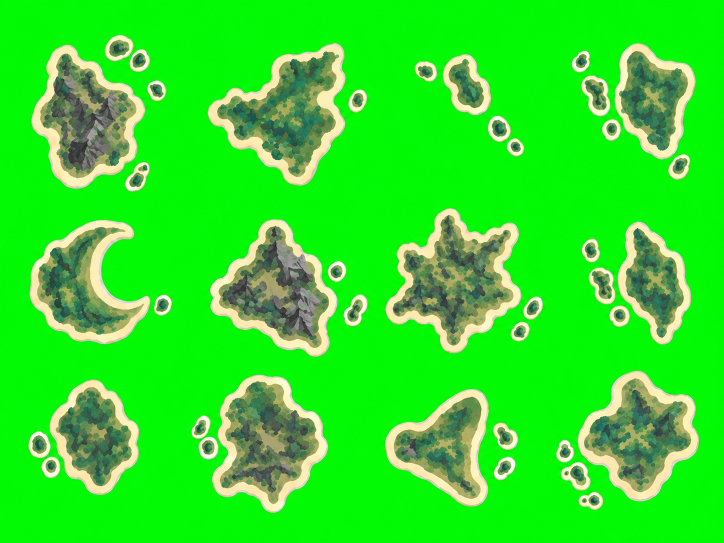
#> input picture tool/island_assets/sources/conquest_isles_ally.png, 1448 x 1086 px (shown at 1/2 size); its folder holds 3 pictures in this run
$ python extract_islands.py
#> lines starting #> are read from the running program, lines starting #| are printed output that depends on the picture; after the words box and inside, x2 and y2 are one past the last pixel; in counts of white or black regions, pixels touching at a corner belong together
#!/usr/bin/env python3
"""Reproduce the 36 island PNGs and review sheets from user-supplied originals."""
import hashlib
import json
from pathlib import Path

import numpy as np
from PIL import Image, ImageDraw
from scipy import ndimage, signal

HERE = Path(__file__).resolve().parent
ROOT = HERE.parents[1]
FACTIONS = ('ally', 'enemy', 'neutral')
XB = (0, 360, 750, 1105, 1448)
YB = (0, 400, 730, 1086)
HASHES = {
    'ally': 'd9368f60b6a29ca850e40ba63f250b7d88b7e04968abadc24b44cce5bb95438f',
    'enemy': '80f7f492c36611cef1a6f666b3497ed932d37a4dce61ce4b1ca2803ad0adde42',
    'neutral': 'e0c5363f8ceca3935338630aac8137bbd41efb297873b6e3cc1fadb5cc7b08ab',
}


def remove_background(image):
    rgb = np.asarray(image.convert('RGB')).astype(np.float64)
    r, g, b = rgb.transpose(2, 0, 1)
    # Only the high-chroma green connected to the crop perimeter is keyed out.
    candidate = (g > 150) & (g - r > 30) & (g - b > 50)
    seeds = np.zeros(candidate.shape, dtype=bool)
    seeds[0] = candidate[0]
    seeds[-1] = candidate[-1]
    seeds[:, 0] = candidate[:, 0]
    seeds[:, -1] = candidate[:, -1]
    background = ndimage.binary_propagation(seeds, mask=candidate)
    foreground = ~background
    assert not (foreground[0].any() or foreground[-1].any()
                or foreground[:, 0].any() or foreground[:, -1].any()), 'Crop cuts an island'
    inside_distance = ndimage.distance_transform_edt(foreground)
    outside_distance = ndimage.distance_transform_edt(background)
    core = inside_distance > 3
    # Estimate the unpolluted shore from its nearest interior pixel. Unmix only
    # a 3px edge band; forest/interior RGB values remain byte-for-byte intact.
    _, nearest = ndimage.distance_transform_edt(~core, return_indices=True)
    shore = rgb[tuple(nearest)]
    key = np.median(rgb[background & (outside_distance > 6)], axis=0)
    direction = shore - key
    alpha = np.clip(np.sum((rgb - key) * direction, axis=2)
                    / np.maximum(np.sum(direction * direction, axis=2), 1), 0, 1)
    band = (inside_distance <= 3) & (outside_distance <= 3)
    alpha = np.where(band, alpha, foreground.astype(float))
    alpha[alpha < 2 / 255] = 0
    # Project the edge onto the estimated shore/key mixture. Extending the
    # nearest clean shore color avoids amplifying compression noise into a
    # magenta fringe when alpha is small. Alpha retains the original contour.
    output_rgb = np.where(band[..., None], shore, rgb)
    output_rgb[alpha == 0] = 0
    rgba = np.dstack((np.rint(output_rgb), np.rint(alpha * 255))).astype(np.uint8)
    return Image.fromarray(rgba), key.tolist()


def translation(reference, moving):
    a = np.asarray(reference)[..., 3] >= 128
    b = np.asarray(moving)[..., 3] >= 128
    correlation = signal.fftconvolve(a.astype(float), b[::-1, ::-1].astype(float), mode='full')
    cy, cx = np.array(b.shape) - 1
    # Only rigid integer translations, never individual resizing or deformation.
    options = [(round(correlation[cy + dy, cx + dx]), -(dx * dx + dy * dy), dx, dy)
               for dy in range(-8, 9) for dx in range(-8, 9)]
    overlap, _, dx, dy = max(options)
    iou = overlap / (a.sum() + b.sum() - overlap)
    assert abs(dx) < 8 and abs(dy) < 8, 'Alignment requires manual inspection'
    return (dx, dy), round(float(iou), 5)


def backdrop(size, kind):
    colors = {'sea': '#163b4c', 'white': '#ffffff', 'dark': '#111722', 'checker': '#dddddd'}
    canvas = Image.new('RGB', size, colors[kind])
    if kind == 'checker':
        draw = ImageDraw.Draw(canvas)
        for y in range(0, size[1], 12):
            for x in range(0, size[0], 12):
                if (x // 12 + y // 12) % 2:
                    draw.rectangle((x, y, x + 11, y + 11), fill='#aaaaaa')
    return canvas


def review_sheets(outputs):
    folder = HERE / 'review'
    folder.mkdir(exist_ok=True)
    for kind in ('sea', 'white', 'dark', 'checker'):
        sheet = backdrop((1440, 1050), kind)
        draw = ImageDraw.Draw(sheet)
        text_color = '#17212b' if kind in ('white', 'checker') else '#ffffff'
        for index in range(12):
            x, y = (index % 4) * 360, (index // 4) * 350
            draw.text((x + 12, y + 12), f'ISLAND {index + 1:02d}', fill=text_color)
            for column, faction in enumerate(FACTIONS):
                island = outputs[index][faction]
                large = island.resize((116, 116), Image.Resampling.LANCZOS)
                sheet.paste(large, (x + column * 120 + 2, y + 55), large)
                draw.text((x + column * 120 + 10, y + 180), faction.upper(), fill=text_color)
                small = island.resize((50, 50), Image.Resampling.LANCZOS)
                sheet.paste(small, (x + column * 120 + 35, y + 220), small)
            draw.text((x + 12, y + 300), 'Top: 116px  /  Bottom: 50px', fill=text_color)
        sheet.save(folder / f'contact-{kind}.png')
    # RGB silhouettes share the same canvas: white means all three overlap.
    overlay = backdrop((1440, 1080), 'dark')
    draw = ImageDraw.Draw(overlay)
    for index, variants in enumerate(outputs):
        alpha = np.stack([np.asarray(variants[f])[..., 3] for f in FACTIONS], axis=-1)
        sample = Image.fromarray(alpha).resize((300, 300), Image.Resampling.NEAREST)
        x, y = index % 4 * 360 + 30, index // 4 * 360 + 35
        overlay.paste(sample, (x, y))
        draw.text((x, y - 22), f'{index+1:02d}  R:ALLY G:ENEMY B:NEUTRAL', fill='white')
    overlay.save(folder / 'alignment-overlay.png')


def main():
    sources = {}
    for faction in FACTIONS:
        source = HERE / 'sources' / f'conquest_isles_{faction}.png'
        assert hashlib.sha256(source.read_bytes()).hexdigest() == HASHES[faction], source
        sources[faction] = Image.open(source).convert('RGB')
        assert sources[faction].size == (1448, 1086), 'Unexpected source resolution'
        (ROOT / 'assets' / 'islands' / faction).mkdir(parents=True, exist_ok=True)
#> pass 2 of the loop in main, `for faction in FACTIONS:`:
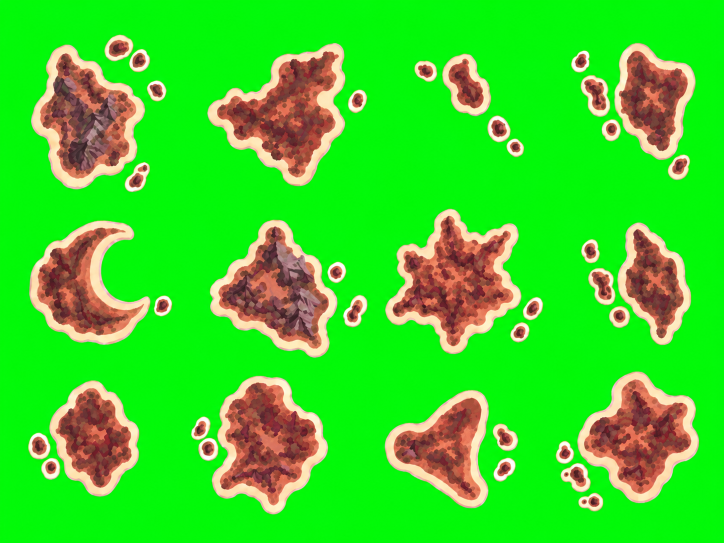
#> input picture tool/island_assets/sources/conquest_isles_enemy.png, 1448 x 1086 px (shown at 1/2 size)
#> pass 3 of the loop in main, `for faction in FACTIONS:`:
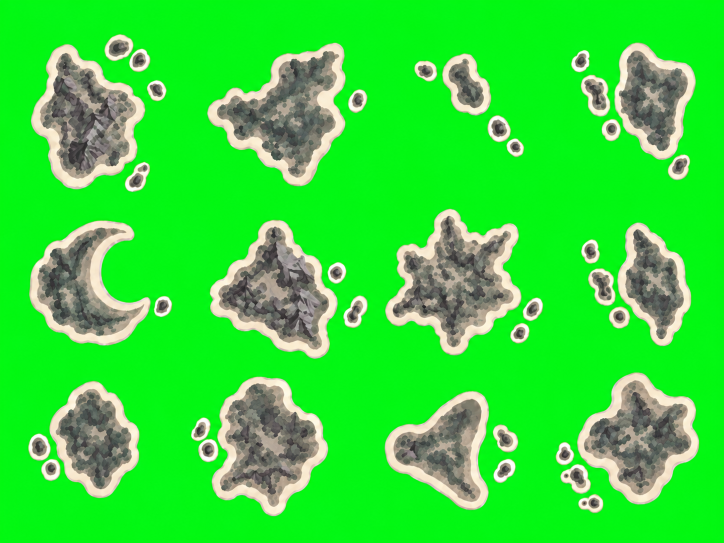
#> input picture tool/island_assets/sources/conquest_isles_neutral.png, 1448 x 1086 px (shown at 1/2 size)
    plan = {'source': 'User supplied on 2026-09-13 from Desktop/isles; supersedes Issue #63 hashes',
            'sha256': HASHES, 'source_size': [1448, 1086], 'x_boundaries': XB,
            'y_boundaries': YB, 'padding_min_px': 4, 'scale': 1, 'layouts': []}
    outputs = []
    for index in range(12):
        row, col = divmod(index, 4)
        box = (XB[col], YB[row], XB[col+1], YB[row+1])
        cropped, keys = {}, {}
        for faction in FACTIONS:
            cropped[faction], keys[faction] = remove_background(sources[faction].crop(box))
#> this loop made 3 passes
#> key in remove_background on passes 1 to 3: [2, 250, 4], [2, 249, 8], [2, 248, 19]
#> after the loop, cropped = 3 items; keys = {'ally': [2, 250, 4], 'enemy': [2, 249, 8], 'neutral': [2, 248, 19]}
        shifts = {'ally': (0, 0)}
        scores = {'ally': 1.0}
        for faction in FACTIONS[1:]:
            shifts[faction], scores[faction] = translation(cropped['ally'], cropped[faction])
#> this loop made 2 passes
#> (overlap in translation, dx in translation, dy in translation, iou in translation) on passes 1 to 2: (48457, 0, 0, 0.988), (48464, 0, 0, 0.984)
#> pass 1, in translation, `a = np.asarray(reference)[..., 3] >= 128`:
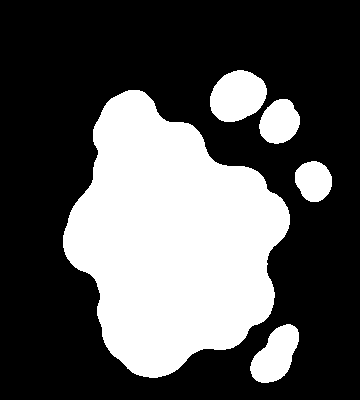
#> a: shape (400, 360) bool; 33.7% white; 5 white regions, box (x1, y1, x2, y2) and area: (63, 90, 290, 378) 41950, (210, 70, 267, 122) 2238, (250, 324, 299, 383) 1824, (259, 99, 300, 144) 1379, (295, 161, 332, 202) 1169
#> pass 1, in translation, `correlation = signal.fftconvolve(a.astype(float), b[::-1, ::-1].astype..`:
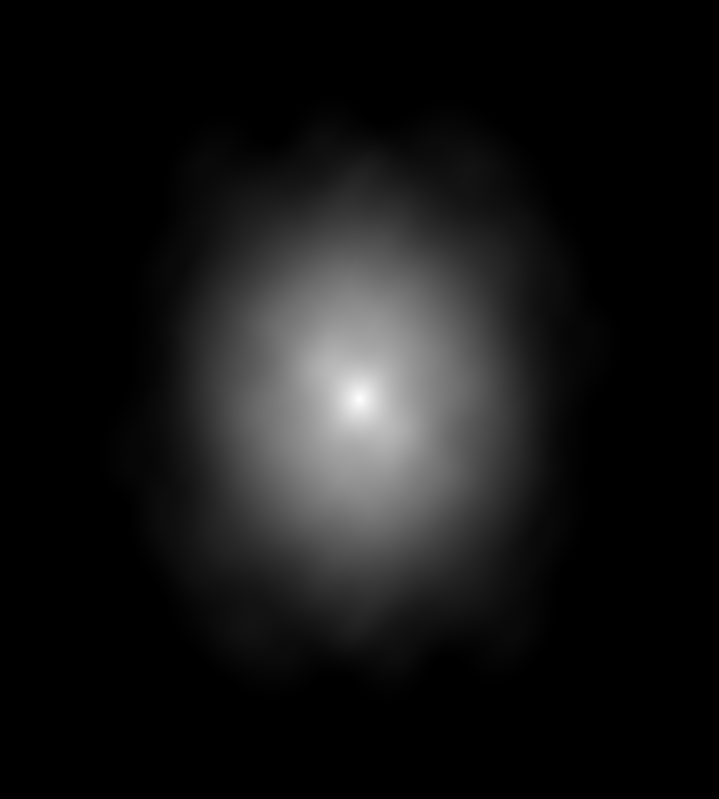
#> correlation: shape (799, 719) float64; min -1.74e-11, max 48457, mean 4138.2; drawn with min black and max white
#> after the loop, scores = {'ally': 1, 'enemy': 0.988, 'neutral': 0.984}; shifts = {'ally': (0, 0), 'enemy': (0, 0), 'neutral': (0, 0)}
        bounds = []
        for faction in FACTIONS:
            l, t, r, b = cropped[faction].getbbox()
            dx, dy = shifts[faction]
            bounds.append((l+dx, t+dy, r+dx, b+dy))
#> this loop made 3 passes
#> (l, t, r) on passes 1 to 3: (60, 68, 335), (60, 68, 336), (61, 67, 335)
#> after the loop, bounds = [(60, 68, 335, 386), (60, 68, 336, 386), (61, 67, 335, 386)]
        left, top = min(b[0] for b in bounds), min(b[1] for b in bounds)
#> left = 60; top = 67
        right, bottom = max(b[2] for b in bounds), max(b[3] for b in bounds)
#> right = 336; bottom = 386
        side = max(right-left, bottom-top) + 8
#> side = 327
        origin = ((side-(right-left))//2-left, (side-(bottom-top))//2-top)
#> origin = (-35, -63)
        variants = {}
        for faction in FACTIONS:
            canvas = Image.new('RGBA', (side, side))
#> canvas: PIL image 327x327 RGBA; every value is 0
            dx, dy = shifts[faction]
            canvas.paste(cropped[faction], (origin[0]+dx, origin[1]+dy))
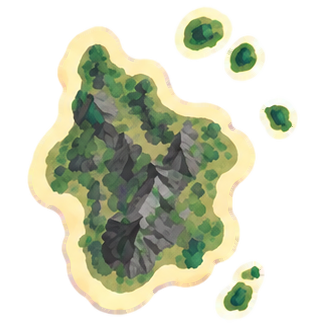
#> canvas: PIL image 327x327 RGBA; mean R, G, B, A 77.2, 79.9, 61.3, 115.6; transparent parts drawn white
            path = ROOT / 'assets' / 'islands' / faction / f'island_{index+1:02d}.png'
            canvas.save(path)
            with Image.open(path) as check:
                assert check.mode == 'RGBA' and check.size == (side, side)
                l, t, r, b = check.getbbox()
#> l = 25; t = 5; r = 300; b = 323
                assert min(l, t, side-r, side-b) >= 4
                assert np.any((np.asarray(check)[..., 3] > 0) & (np.asarray(check)[..., 3] < 255))
            variants[faction] = canvas
        outputs.append(variants)
        plan['layouts'].append({'id': index+1, 'crop_ltrb': box, 'canvas_size': side,
                                'common_origin_xy': origin, 'translation_xy': shifts,
                                'mask_iou_vs_ally': scores, 'sampled_background_rgb': keys})
#> pass 2 of the loop in main, `for index in range(12):`:
#> the loop in main, `for faction in FACTIONS:` made 3 passes
#> after the loop in main, `for faction in FACTIONS:`: keys = {'ally': [2, 249, 5], 'enemy': [2, 249, 8], 'neutral': [2, 248, 19]}
#> the loop in main, `for faction in FACTIONS[1:]:` made 2 passes
#> (overlap in translation, dx in translation, dy in translation, iou in translation) on passes 1 to 2: (47091, 0, 0, 0.989), (47162, 0, 0, 0.987)
#> pass 1, in translation (call 3), `a = np.asarray(reference)[..., 3] >= 128`:
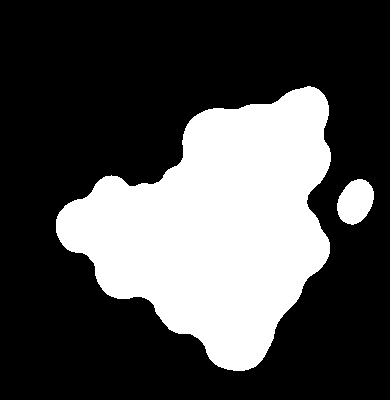
#> a: shape (400, 390) bool; 30.2% white; 2 white regions, box (x1, y1, x2, y2) and area: (56, 86, 331, 371) 45916, (337, 179, 374, 225) 1254
#> after the loop in main, `for faction in FACTIONS[1:]:`: scores = {'ally': 1, 'enemy': 0.989, 'neutral': 0.987}
#> the loop in main, `for faction in FACTIONS:` made 3 passes
#> l on passes 1 to 3: 53, 52, 52
#> after the loop in main, `for faction in FACTIONS:`: bounds = [(53, 84, 377, 374), (52, 84, 377, 375), (52, 84, 377, 375)]
#> left = 52; top = 84
#> right = 377; bottom = 375
#> side = 333
#> origin = (-48, -63)
#> in main, `canvas.paste(cropped[faction], (origin[0]+dx, origin[1]+dy))`:
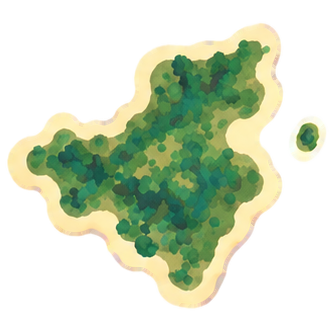
#> canvas: PIL image 333x333 RGBA; mean R, G, B, A 65.2, 75.5, 52, 108.3; transparent parts drawn white
#> in main, `l, t, r, b = check.getbbox()`: l = 5; t = 21; r = 329; b = 311
#> pass 3 of the loop in main, `for index in range(12):`:
#> the loop in main, `for faction in FACTIONS:` made 3 passes
#> after the loop in main, `for faction in FACTIONS:`: keys = {'ally': [2, 249, 5], 'enemy': [2, 249, 9], 'neutral': [2, 248, 19]}
#> the loop in main, `for faction in FACTIONS[1:]:` made 2 passes
#> (overlap in translation, dx in translation, dy in translation, iou in translation) on passes 1 to 2: (12140, 1, 0, 0.966), (12115, 0, 0, 0.968)
#> pass 1, in translation (call 5), `a = np.asarray(reference)[..., 3] >= 128`:
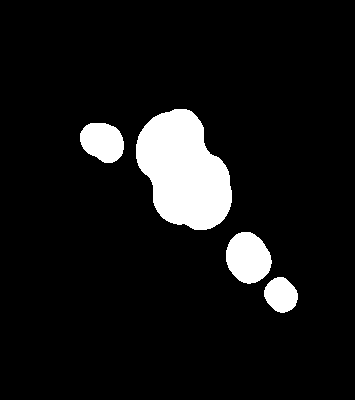
#> a: shape (400, 355) bool; 8.6% white; 4 white regions, box (x1, y1, x2, y2) and area: (136, 109, 232, 230) 8114, (226, 232, 272, 284) 1796, (80, 123, 124, 163) 1359, (264, 277, 298, 313) 903
#> after the loop in main, `for faction in FACTIONS[1:]:`: scores = {'ally': 1, 'enemy': 0.966, 'neutral': 0.968}; shifts = {'ally': (0, 0), 'enemy': (1, 0), 'neutral': (0, 0)}
#> the loop in main, `for faction in FACTIONS:` made 3 passes
#> (t, dx) on passes 1 to 3: (106, 0), (105, 1), (105, 0)
#> after the loop in main, `for faction in FACTIONS:`: bounds = [(78, 106, 301, 315), (79, 105, 301, 316), (78, 105, 300, 316)]
#> left = 78; top = 105
#> right = 301; bottom = 316
#> side = 231
#> origin = (-74, -95)
#> in main, `canvas.paste(cropped[faction], (origin[0]+dx, origin[1]+dy))`:
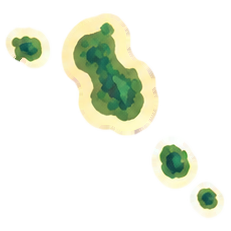
#> canvas: PIL image 231x231 RGBA; mean R, G, B, A 46.4, 50.1, 38, 57.9; transparent parts drawn white
#> in main, `l, t, r, b = check.getbbox()`: l = 4; t = 11; r = 227; b = 220
#> the loop made 12 passes; the first 3 are shown
    (HERE / 'crop_plan.json').write_text(json.dumps(plan, indent=2) + '\n')
    review_sheets(outputs)
#> after the loop in review_sheets, `for kind in ('sea', 'white', 'dark', 'checker'):`:
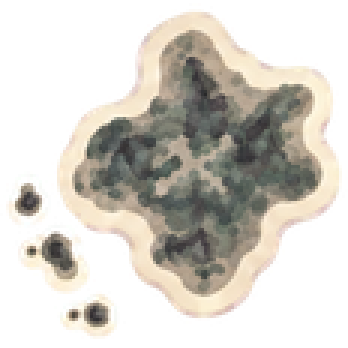
#> large: PIL image 116x116 RGBA (shown 3 times larger); mean R, G, B, A 100.4, 95.7, 87.3, 128.7; transparent parts drawn white
#> after the loop in review_sheets, `for kind in ('sea', 'white', 'dark', 'checker'):`:
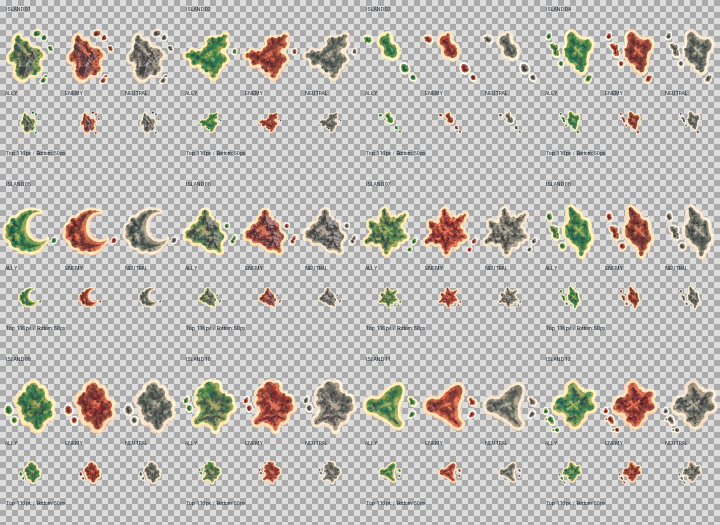
#> sheet: PIL image 1440x1050 RGB (shown at 1/2 size); mean R, G, B 190.8, 188.1, 183.5
#> the loop in review_sheets, `for index, variants in enumerate(outputs):` made 12 passes
#> (x, y) on passes 1 to 12: (30, 35), (390, 35), (750, 35), (1110, 35), (30, 395), (390, 395), (750, 395), (1110, 395), (30, 755), (390, 755), (750, 755), (1110, 755)
#> pass 1, in review_sheets, `sample = Image.fromarray(alpha).resize((300, 300), Image.Resampling.NE..`:
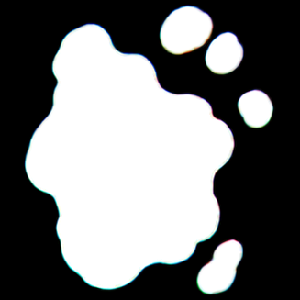
#> sample: PIL image 300x300 RGB; mean R, G, B 115.6, 116.6, 117
#> after the loop in review_sheets, `for index, variants in enumerate(outputs):`:
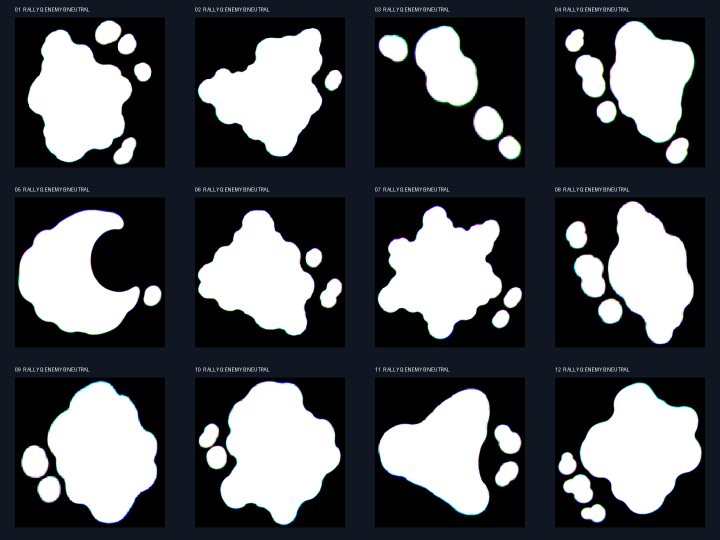
#> overlay: PIL image 1440x1080 RGB (shown at 1/2 size); mean R, G, B 82.6, 85.1, 89
    print(json.dumps({'files': len(outputs)*3, 'alignment': [
        {'id': p['id'], 'shift': p['translation_xy'], 'iou': p['mask_iou_vs_ally']}
        for p in plan['layouts']]}, indent=2))
#> (printed output is left out)


if __name__ == '__main__':
    main()
